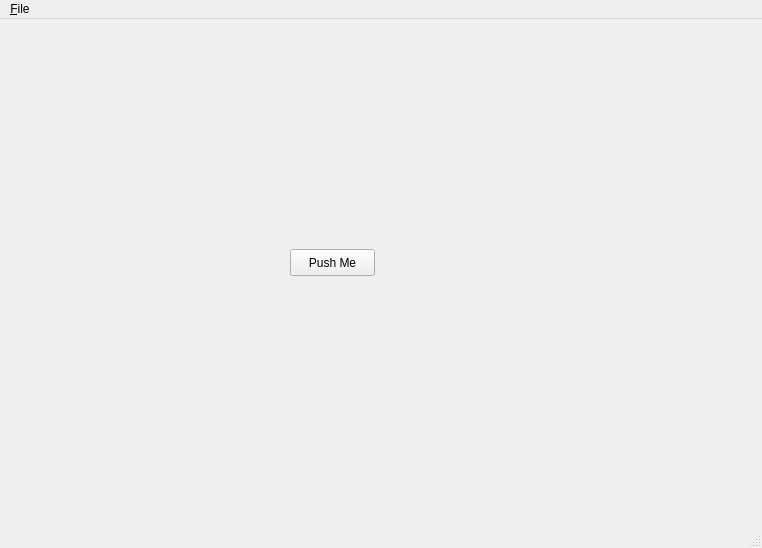
<?xml version="1.0" encoding="UTF-8"?>
<ui version="4.0">
 <class>MainWindow</class>
 <widget class="QMainWindow" name="MainWindow">
  <property name="geometry">
   <rect>
    <x>0</x>
    <y>0</y>
    <width>762</width>
    <height>548</height>
   </rect>
  </property>
  <property name="windowTitle">
   <string>MainWindow</string>
  </property>
  <widget class="QWidget" name="centralwidget">
   <widget class="QPushButton" name="pushMeButton">
    <property name="geometry">
     <rect>
      <x>290</x>
      <y>230</y>
      <width>85</width>
      <height>27</height>
     </rect>
    </property>
    <property name="text">
     <string>Push Me</string>
    </property>
   </widget>
  </widget>
  <widget class="QMenuBar" name="menubar">
   <property name="geometry">
    <rect>
     <x>0</x>
     <y>0</y>
     <width>762</width>
     <height>27</height>
    </rect>
   </property>
   <widget class="QMenu" name="menuFile">
    <property name="title">
     <string>&amp;File</string>
    </property>
    <addaction name="actionOpen"/>
    <addaction name="actionSave"/>
    <addaction name="actionExit"/>
   </widget>
   <addaction name="menuFile"/>
  </widget>
  <widget class="QStatusBar" name="statusbar"/>
  <action name="actionOpen">
   <property name="text">
    <string>Open</string>
   </property>
  </action>
  <action name="actionSave">
   <property name="text">
    <string>Save</string>
   </property>
  </action>
  <action name="actionExit">
   <property name="text">
    <string>Exit</string>
   </property>
  </action>
 </widget>
 <resources/>
 <connections/>
</ui>
